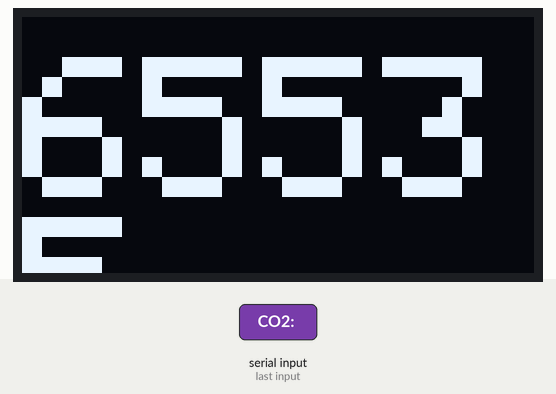
Bench run of a sketch on a simulated ESP32. On the bench: 128×64 one-colour display. Inputs (shaded band) come from the test bench. The display library's start-up logo is not drawn; what the sketch prints to the serial monitor is not drawn.

1.3 s: "CO2: \n" received over the second serial link
Above: at 4.2 s.
Timing chart, 0 to 5.7 s (numbered marks = the images above; inputs shaded):
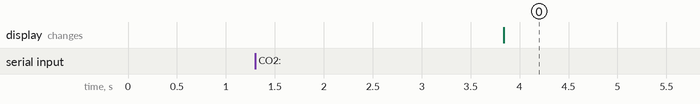

Measured:
- after the input at 1.3 s, the display: changes after 2.5 s (image 0)

The sketch:

simple_co2meter-display.ino
```cpp
/*  simple sketch to test the basic functionality of
 *  Senseair s8 sensor attached to ESP32
 *  based on https://github.com/liutyi/esp32-oled-senseair/
 *  OLED code based on example code provided by Adafruit_SSD1306 library
*/

#include <SPI.h>
#include <Wire.h>
#include <Adafruit_GFX.h>
#include <Adafruit_SSD1306.h>

//Senseair Sensor UART pins
#define RXD2 13
#define TXD2 12

//oled display
#define SCREEN_WIDTH 128 // OLED display width, in pixels
#define SCREEN_HEIGHT 64 // OLED display height, in pixels

// Declaration for an SSD1306 display connected to I2C (SDA, SCL pins)
// The pins for I2C are defined by the Wire-library.
// On an arduino UNO:       A4(SDA), A5(SCL)
// On an arduino MEGA 2560: 20(SDA), 21(SCL)
// On an arduino LEONARDO:   2(SDA),  3(SCL), ...
#define OLED_RESET     -1 // Reset pin # (or -1 if sharing Arduino reset pin)
#define SCREEN_ADDRESS 0x3c ///< See datasheet for Address; 0x3D for 128x64, 0x3C for 128x32
Adafruit_SSD1306 display(SCREEN_WIDTH, SCREEN_HEIGHT, &Wire, OLED_RESET);

byte CO2req[] = {0xFE, 0X44, 0X00, 0X08, 0X02, 0X9F, 0X25};
byte CO2out[] = {0, 0, 0, 0, 0, 0, 0};

void RequestCO2 ()
{
  while (!Serial1.available())
  {
    Serial1.write(CO2req, 7);
    delay(50);
  }

  int timeout = 0;
  while (Serial1.available() < 7 )
  {
    timeout++;
    if (timeout > 10)
    {
      while (Serial1.available())
        Serial1.read();
      break;
    }
    delay(50);
  }

  for (int i = 0; i < 7; i++)
  {
    CO2out[i] = Serial1.read();
  }
}

unsigned long CO2count()
{
  int high = CO2out[3];
  int low = CO2out[4];
  unsigned long val = high * 256 + low;
  return val * 1; // S8 = 1. K-30 3% = 3, K-33 ICB = 10
}

void setup() {
  // PC COM Port
  Serial.begin(115200);
  // UART to Sensair CO2 Sensor
  Serial1.begin(9600, SERIAL_8N1, RXD2, TXD2);

  // SSD1306_SWITCHCAPVCC = generate display voltage from 3.3V internally
  if(!display.begin(SSD1306_SWITCHCAPVCC, SCREEN_ADDRESS)) {
    Serial.println(F("SSD1306 allocation failed"));
    for(;;); // Don't proceed, loop forever
  }
  display.display();
  display.clearDisplay();
  display.setTextSize(5);
  display.setTextColor(WHITE);
  display.setCursor(0, 10);
}

void loop() {
  // Get Data from the Sensor
  RequestCO2();
  unsigned long CO2 = CO2count();
  delay(2000);
  //I only want values on the display
  //String CO2s = "CO2: " + String(CO2);
  String CO2s = String(CO2);

  // Debug to PC COM Prot
  Serial.println(CO2s);
  // Display Data on OLED
  display.clearDisplay();
  display.setCursor(0, 10);
  display.println(CO2s);
  display.display();
}
```
